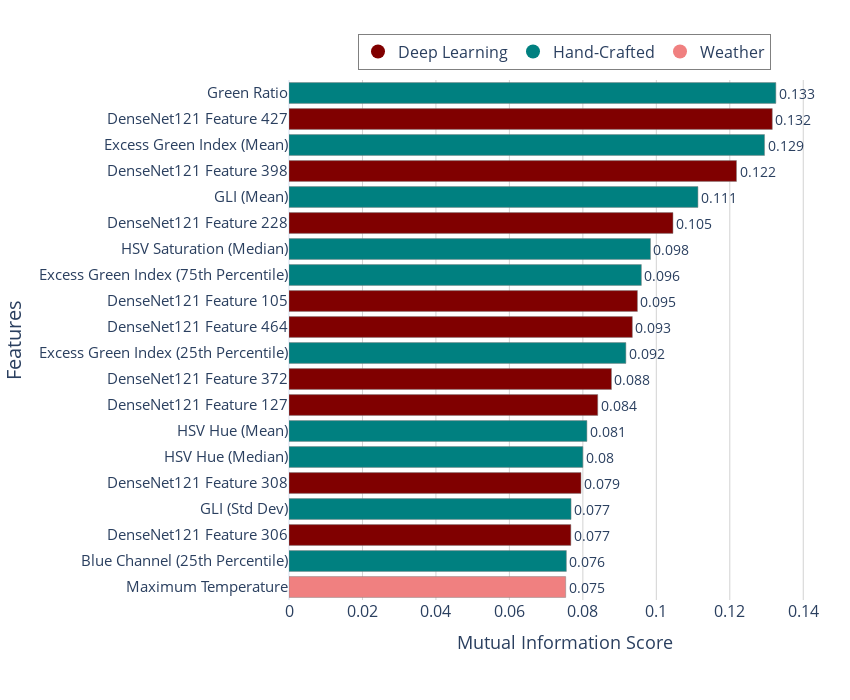

The code cell stored with this chart in its notebook:
### Markdown cell above
### Feature Importance Part

### Code cell
import plotly.graph_objects as go
import plotly.io as pio
import pandas as pd

# REAL data from exp17_feature_importance_top120.csv (Top 20)
# Map technical names to readable names
feature_name_mapping = {
    'green_ratio': 'Green Ratio',
    'DenseNet121_feat_427': 'DenseNet121 Feature 427',
    'excess_green_mean': 'Excess Green Index (Mean)',
    'DenseNet121_feat_398': 'DenseNet121 Feature 398',
    'gli_mean': 'GLI (Mean)',
    'DenseNet121_feat_228': 'DenseNet121 Feature 228',
    'S_median': 'HSV Saturation (Median)',
    'excess_green_q75': 'Excess Green Index (75th Percentile)',
    'DenseNet121_feat_105': 'DenseNet121 Feature 105',
    'DenseNet121_feat_464': 'DenseNet121 Feature 464',
    'excess_green_q25': 'Excess Green Index (25th Percentile)',
    'DenseNet121_feat_372': 'DenseNet121 Feature 372',
    'DenseNet121_feat_127': 'DenseNet121 Feature 127',
    'H_mean': 'HSV Hue (Mean)',
    'H_median': 'HSV Hue (Median)',
    'DenseNet121_feat_308': 'DenseNet121 Feature 308',
    'gli_std': 'GLI (Std Dev)',
    'DenseNet121_feat_306': 'DenseNet121 Feature 306',
    'B_q25': 'Blue Channel (25th Percentile)',
    'T.Max': 'Maximum Temperature'
}

features_data = {
    'Feature Name': [
        'green_ratio', 'DenseNet121_feat_427', 'excess_green_mean', 'DenseNet121_feat_398',
        'gli_mean', 'DenseNet121_feat_228', 'S_median', 'excess_green_q75',
        'DenseNet121_feat_105', 'DenseNet121_feat_464', 'excess_green_q25', 'DenseNet121_feat_372',
        'DenseNet121_feat_127', 'H_mean', 'H_median', 'DenseNet121_feat_308',
        'gli_std', 'DenseNet121_feat_306', 'B_q25', 'T.Max'
    ],
    'MI Score': [
        0.132538, 0.131567, 0.129457, 0.121826, 0.111328, 0.104532, 0.098409, 0.095927,
        0.094855, 0.093470, 0.091711, 0.087786, 0.084053, 0.081103, 0.080007, 0.079490,
        0.076786, 0.076735, 0.075512, 0.075321
    ],
    'Type': [
        'Hand-Crafted', 'DL', 'Hand-Crafted', 'DL', 'Hand-Crafted', 'DL', 'Hand-Crafted', 'Hand-Crafted',
        'DL', 'DL', 'Hand-Crafted', 'DL', 'DL', 'Hand-Crafted', 'Hand-Crafted', 'DL',
        'Hand-Crafted', 'DL', 'Hand-Crafted', 'Weather'
    ]
}

df = pd.DataFrame(features_data)

# Map to readable names
df['Feature Name Readable'] = df['Feature Name'].map(feature_name_mapping)

# Reverse order for plotting (top feature at top of chart)
df = df.iloc[::-1].reset_index(drop=True)

# Color mapping - using specified colors
color_map = {
    'DL': 'maroon',
    'Hand-Crafted': 'teal',
    'Weather': 'lightcoral',
    'Metadata': 'lightseagreen'
}

colors = [color_map[t] for t in df['Type']]

# Create horizontal bar chart
fig = go.Figure()

fig.add_trace(go.Bar(
    y=df['Feature Name Readable'],
    x=df['MI Score'],
    orientation='h',
    marker=dict(
        color=colors,
        line=dict(color='gray', width=0.5)
    ),
    text=df['MI Score'].round(3),
    textposition='outside',
    textfont=dict(size=14),  # Increased from 10
    showlegend=False,
    hovertemplate='<b>%{y}</b><br>MI Score: %{x:.3f}<extra></extra>'
))

# Add invisible traces for legend
legend_items = [
    {'type': 'DL', 'color': 'maroon', 'label': 'Deep Learning'},
    {'type': 'Hand-Crafted', 'color': 'teal', 'label': 'Hand-Crafted'},
    {'type': 'Weather', 'color': 'lightcoral', 'label': 'Weather'},
]

for i, item in enumerate(legend_items):
    fig.add_trace(go.Scatter(
        x=[None],
        y=[None],
        mode='markers',
        marker=dict(size=14, color=item['color'], line=dict(width=0)),
        legendgroup=item['type'],
        showlegend=True,
        name=item['label']
    ))

fig.update_layout(
    template='plotly_white',
    title=dict(
        text='',
        x=0.5,
        xanchor='center'
    ),
    xaxis=dict(
        title=dict(text='Mutual Information Score', font=dict(size=18)),  # Increased from 14
        tickfont=dict(size=16),  # Increased from 12
        showgrid=True,
        gridcolor='lightgray',
        range=[0, 0.15]
    ),
    yaxis=dict(
        title=dict(text='Features', font=dict(size=20)),  # Added Y-axis label, increased size
        tickfont=dict(size=15)  # Increased from 11
    ),
    height=700,  # Increased from 600 to accommodate larger text
    width=850,  # Increased from 900
    margin=dict(l=280, r=10, t=80, b=100),  # Increased margins for larger text
    legend=dict(
        orientation='h',
        yanchor='bottom',
        y=1.02,
        xanchor='center',
        x=0.5,
        font=dict(size=16),  # Increased from 12
        bgcolor='rgba(255,255,255,0.8)',
        bordercolor='gray',
        borderwidth=1
    )
)

fig.show()
print("="*80)
print("GENERATING FIGURE 2: FEATURE IMPORTANCE (REAL DATA)")
print("="*80)

# Save as SVG with scale=20
# Or specify full path:
output_path = r'data/'
pio.write_image(fig, output_path, format='svg', scale=20)
print(f"\n✓ SVG saved: {output_path}")
print(f"  High resolution with scale=20")
print(f"  Dimensions: 1000x700 pixels (base) × 20 = 20000x14000 pixels")


# # Save as SVG with scale=20
# output_path_svg = '/mnt/user-data/outputs/figure2_feature_importance.svg'
# output_path_html = '/mnt/user-data/outputs/figure2_feature_importance_updated.html'

# try:
#     pio.write_image(fig, output_path_svg, format='svg', scale=20)
#     print(f"\n✓ SVG saved: {output_path_svg}")
#     print(f"  High resolution with scale=20")
#     print(f"  Dimensions: 1000x700 pixels (base) × 20 = 20000x14000 pixels")
# except Exception as e:
#     print(f"\n✗ Could not save SVG (Chrome not available)")
#     print(f"  Error: {str(e)[:100]}")
#     print(f"\n  Saving as HTML instead...")
#     fig.write_html(output_path_html, config={'toImageButtonOptions': {'format': 'svg', 'filename': 'figure2_feature_importance'}})
#     print(f"✓ HTML saved: {output_path_html}")
#     print(f"  Open in browser and click camera icon to download as SVG")

# Summary statistics
print("\n" + "="*80)
print("FEATURE IMPORTANCE SUMMARY (TOP 20)")
print("="*80)
print(f"\nMI Score range: {df['MI Score'].min():.6f} to {df['MI Score'].max():.6f}")
print(f"\nFeature type distribution in top 20:")
type_counts = df['Type'].value_counts()
for ftype in ['Hand-Crafted', 'DL', 'Weather']:
    count = type_counts.get(ftype, 0)
    pct = count / len(df) * 100
    label = 'Deep Learning' if ftype == 'DL' else ftype
    print(f"  {label:15s}: {count:2d} features ({pct:4.1f}%)")

print("\n" + "="*80)
print("✓ FIGURE 2 COMPLETE")
print("  - Readable feature names ✓")
print("  - Larger fonts (axis labels: 18pt, ticks: 14-16pt, data labels: 14pt) ✓")
print("  - Y-axis label 'Features' added ✓")
print("  - Legend visible and styled ✓")
print("="*80)

### Figure 1 — Plotly figure (JSON) as saved in the notebook; plotly's stock layout.template omitted (floating-point values rounded to 4 significant figures)
{"data": [{"hovertemplate": "<b>%{y}</b><br>MI Score: %{x:.3f}<extra></extra>", "marker": {"color": ["lightcoral", "teal", "maroon", "teal", "maroon", "teal", "teal", "maroon", "maroon", "teal", "maroon", "maroon", "teal", "teal", "maroon", "teal", "maroon", "teal", "maroon", "teal"], "line": {"color": "gray", "width": 0.5}}, "orientation": "h", "showlegend": false, "text": [0.075, 0.076, 0.077, 0.077, 0.079, 0.08, 0.081, 0.084, 0.088, 0.092, 0.093, 0.095, 0.096, 0.098, 0.105, 0.111, 0.122, 0.129, 0.132, 0.133], "textfont": {"size": 14}, "textposition": "outside", "type": "bar", "x": [0.07532, 0.07551, 0.07673, 0.07679, 0.07949, 0.08001, 0.0811, 0.08405, 0.08779, 0.09171, 0.09347, 0.09485, 0.09593, 0.09841, 0.1045, 0.1113, 0.1218, 0.1295, 0.1316, 0.1325], "y": ["Maximum Temperature", "Blue Channel (25th Percentile)", "DenseNet121 Feature 306", "GLI (Std Dev)", "DenseNet121 Feature 308", "HSV Hue (Median)", "HSV Hue (Mean)", "DenseNet121 Feature 127", "DenseNet121 Feature 372", "Excess Green Index (25th Percentile)", "DenseNet121 Feature 464", "DenseNet121 Feature 105", "Excess Green Index (75th Percentile)", "HSV Saturation (Median)", "DenseNet121 Feature 228", "GLI (Mean)", "DenseNet121 Feature 398", "Excess Green Index (Mean)", "DenseNet121 Feature 427", "Green Ratio"]}, {"legendgroup": "DL", "marker": {"color": "maroon", "line": {"width": 0}, "size": 14}, "mode": "markers", "name": "Deep Learning", "showlegend": true, "type": "scatter", "x": [null], "y": [null]}, {"legendgroup": "Hand-Crafted", "marker": {"color": "teal", "line": {"width": 0}, "size": 14}, "mode": "markers", "name": "Hand-Crafted", "showlegend": true, "type": "scatter", "x": [null], "y": [null]}, {"legendgroup": "Weather", "marker": {"color": "lightcoral", "line": {"width": 0}, "size": 14}, "mode": "markers", "name": "Weather", "showlegend": true, "type": "scatter", "x": [null], "y": [null]}], "layout": {"height": 700, "legend": {"bgcolor": "rgba(255,255,255,0.8)", "bordercolor": "gray", "borderwidth": 1, "font": {"size": 16}, "orientation": "h", "x": 0.5, "xanchor": "center", "y": 1.02, "yanchor": "bottom"}, "margin": {"b": 100, "l": 280, "r": 10, "t": 80}, "title": {"text": "", "x": 0.5, "xanchor": "center"}, "width": 850, "xaxis": {"gridcolor": "lightgray", "range": [0, 0.15], "showgrid": true, "tickfont": {"size": 16}, "title": {"font": {"size": 18}, "text": "Mutual Information Score"}, "type": "linear"}, "yaxis": {"autorange": true, "range": [-0.5, 19.5], "tickfont": {"size": 15}, "title": {"font": {"size": 20}, "text": "Features"}, "type": "category"}}}
